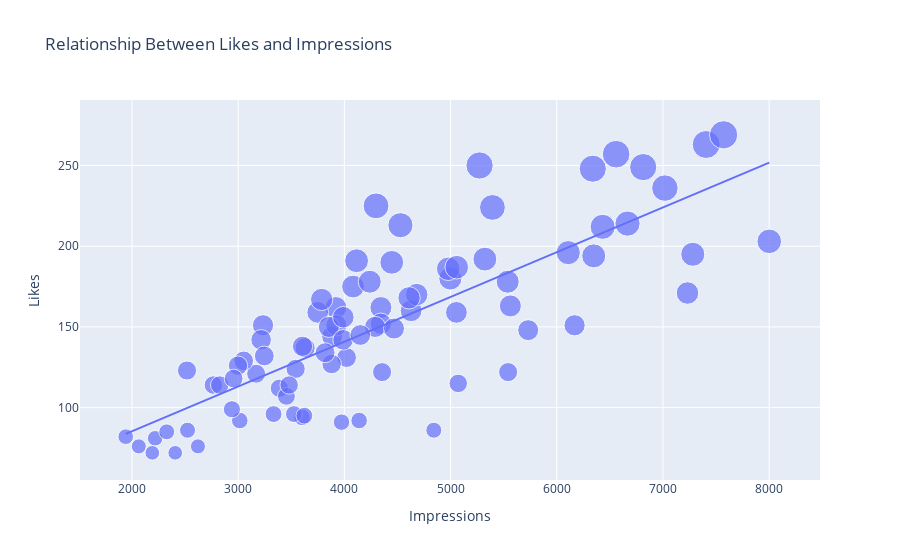

The notebook cell saved with this chart:
### Markdown cell above
we will explore the **relationship between the number of likes and the number of impressions on your Instagram posts.** 
Understanding this relationship will help us discern how user engagement, as represented by likes, correlates with the visibility and reach of the content, as represented by impressions.

### Code cell
import plotly.express as px

# Create the scatter plot with a trendline
figure = px.scatter(
    data_frame=Data, 
    x="Impressions", 
    y="Likes", 
    size="Likes", 
    trendline="ols", 
    title="Relationship Between Likes and Impressions"
)

# Show the plot
figure.show()

### Figure 1 — Plotly figure (JSON) as saved in the notebook; plotly's stock layout.template omitted (floating-point values rounded to 4 significant figures)
{"data": [{"hovertemplate": "Impressions=%{x}<br>Likes=%{marker.size}<extra></extra>", "legendgroup": "", "marker": {"color": "#636efa", "size": [162, 224, 131, 213, 123, 144, 76, 124, 159, 191, 81, 151, 162, 142, 159, 121, 151, 72, 76, 91, 195, 129, 160, 175, 114, 151, 92, 214, 150, 122, 152, 196, 86, 85, 156, 72, 82, 180, 150, 127, 167, 225, 137, 114, 263, 126, 236, 99, 212, 142, 186, 112, 149, 132, 115, 248, 178, 107, 269, 96, 134, 187, 94, 114, 96, 138, 122, 257, 95, 190, 118, 178, 170, 250, 192, 203, 145, 168, 194, 171, 249, 163, 86, 148, 92], "sizemode": "area", "sizeref": 0.6725, "symbol": "circle"}, "mode": "markers", "name": "", "orientation": "v", "showlegend": false, "type": "scatter", "x": [3920, 5394, 4021, 4528, 2518, 3884, 2621, 3541, 3749, 4115, 2218, 3234, 4344, 3216, 5055, 3169, 6168, 2407, 2064, 3973, 7281, 3052, 4628, 4082, 2766, 3924, 3015, 6666, 3854, 4355, 4343, 6108, 2523, 2327, 3990, 2191, 1941, 4998, 4289, 3880, 3786, 4298, 3630, 2826, 7407, 2998, 7018, 2941, 6432, 3988, 4978, 3388, 4467, 3246, 5072, 6339, 4239, 3454, 7571, 3333, 3818, 5058, 3601, 3480, 3525, 3606, 5542, 6559, 3623, 4446, 2957, 5538, 4681, 5273, 5323, 8001, 4150, 4609, 6348, 7231, 6814, 5563, 4842, 5731, 4139], "xaxis": "x", "y": [162, 224, 131, 213, 123, 144, 76, 124, 159, 191, 81, 151, 162, 142, 159, 121, 151, 72, 76, 91, 195, 129, 160, 175, 114, 151, 92, 214, 150, 122, 152, 196, 86, 85, 156, 72, 82, 180, 150, 127, 167, 225, 137, 114, 263, 126, 236, 99, 212, 142, 186, 112, 149, 132, 115, 248, 178, 107, 269, 96, 134, 187, 94, 114, 96, 138, 122, 257, 95, 190, 118, 178, 170, 250, 192, 203, 145, 168, 194, 171, 249, 163, 86, 148, 92], "yaxis": "y"}, {"hovertemplate": "<b>OLS trendline</b><br>Likes = 0.027742 * Impressions + 29.851<br>R<sup>2</sup>=0.638009<br><br>Impressions=%{x}<br>Likes=%{y} <b>(trend)</b><extra></extra>", "legendgroup": "", "marker": {"color": "#636efa", "symbol": "circle"}, "mode": "lines", "name": "", "showlegend": false, "type": "scatter", "x": [1941, 2064, 2191, 2218, 2327, 2407, 2518, 2523, 2621, 2766, 2826, 2941, 2957, 2998, 3015, 3052, 3169, 3216, 3234, 3246, 3333, 3388, 3454, 3480, 3525, 3541, 3601, 3606, 3623, 3630, 3749, 3786, 3818, 3854, 3880, 3884, 3920, 3924, 3973, 3988, 3990, 4021, 4082, 4115, 4139, 4150, 4239, 4289, 4298, 4343, 4344, 4355, 4446, 4467, 4528, 4609, 4628, 4681, 4842, 4978, 4998, 5055, 5058, 5072, 5273, 5323, 5394, 5538, 5542, 5563, 5731, 6108, 6168, 6339, 6348, 6432, 6559, 6666, 6814, 7018, 7231, 7281, 7407, 7571, 8001], "xaxis": "x", "y": [83.7, 87.11, 90.63, 91.38, 94.41, 96.63, 99.71, 99.84, 102.6, 106.6, 108.2, 111.4, 111.9, 113.0, 113.5, 114.5, 117.8, 119.1, 119.6, 119.9, 122.3, 123.8, 125.7, 126.4, 127.6, 128.1, 129.7, 129.9, 130.4, 130.6, 133.9, 134.9, 135.8, 136.8, 137.5, 137.6, 138.6, 138.7, 140.1, 140.5, 140.5, 141.4, 143.1, 144.0, 144.7, 145.0, 147.4, 148.8, 149.1, 150.3, 150.4, 150.7, 153.2, 153.8, 155.5, 157.7, 158.2, 159.7, 164.2, 168.0, 168.5, 170.1, 170.2, 170.6, 176.1, 177.5, 179.5, 183.5, 183.6, 184.2, 188.8, 199.3, 201.0, 205.7, 206.0, 208.3, 211.8, 214.8, 218.9, 224.5, 230.5, 231.8, 235.3, 239.9, 251.8], "yaxis": "y"}], "layout": {"autosize": true, "legend": {"itemsizing": "constant", "tracegroupgap": 0}, "title": {"text": "Relationship Between Likes and Impressions"}, "xaxis": {"anchor": "y", "autorange": true, "domain": [0, 1], "range": [1532.0, 8446.0], "title": {"text": "Impressions"}, "type": "linear"}, "yaxis": {"anchor": "x", "autorange": true, "domain": [0, 1], "range": [47.48, 304.4], "title": {"text": "Likes"}, "type": "linear"}}}
